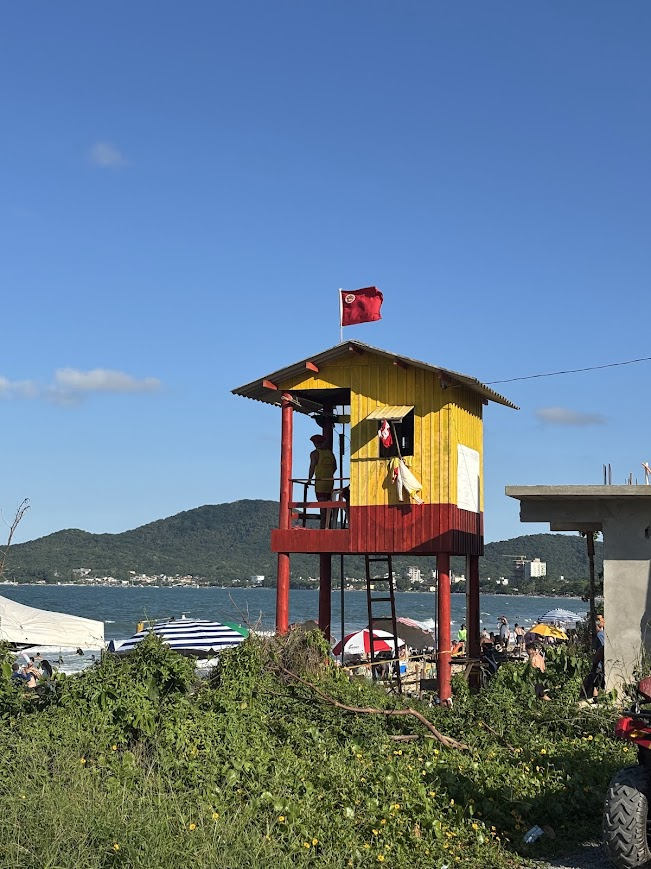
#> input picture ProcessamentoDeImagem/lista1/colorida.jpg, 651 x 869 px
$ python ex4.py
#> lines starting #> are read from the running program, lines starting #| are printed output that depends on the picture
import cv2
import matplotlib.pyplot as plt

image = cv2.imread('colorida.jpg')
#> image is the input picture: shape (869, 651, 3); mean B, G, R 142.9, 122.8, 101.3

gray_image = cv2.cvtColor(image, cv2.COLOR_BGR2GRAY)
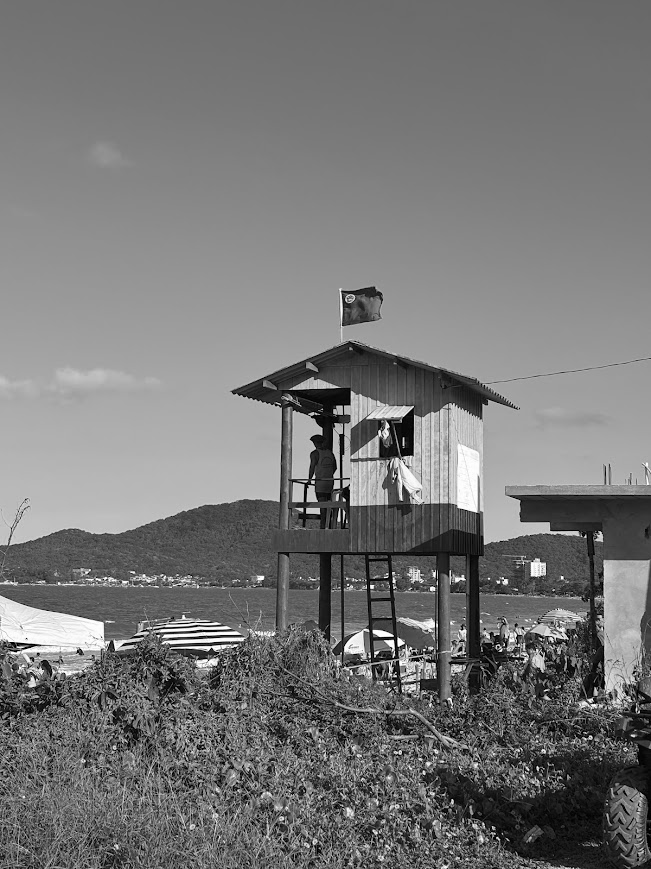
#> gray_image: shape (869, 651); min 0, max 255, mean 118.7

median_filtered = cv2.medianBlur(gray_image, 5)
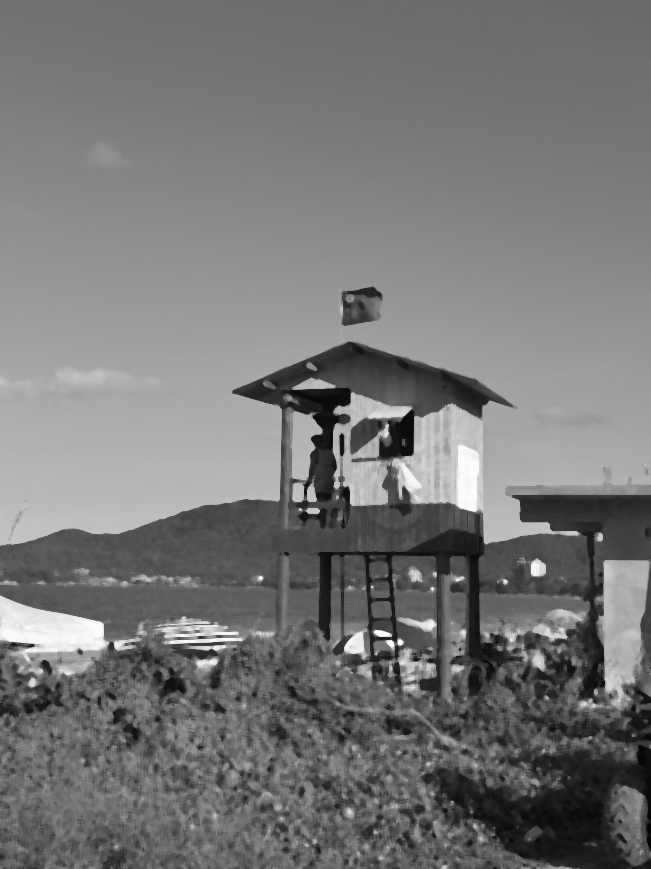
#> median_filtered: shape (869, 651); min 3, max 254, mean 118.6

blurred_image = cv2.blur(gray_image, (5, 5))

plt.figure(figsize=(10, 7))
plt.subplot(1, 4, 1)
plt.title('Imagem Original')
plt.imshow(cv2.cvtColor(image, cv2.COLOR_BGR2RGB))
plt.axis('off')

plt.subplot(1, 4, 2)
plt.title('Imagem em Cinza')
plt.imshow(gray_image, cmap='gray')
plt.axis('off')

plt.subplot(1, 4, 3)
plt.title('Filtro Mediano')
plt.imshow(median_filtered, cmap='gray')
plt.axis('off')

plt.subplot(1, 4, 4)
plt.title('Filtro de Média')
plt.imshow(blurred_image, cmap='gray')
plt.axis('off')

plt.show()
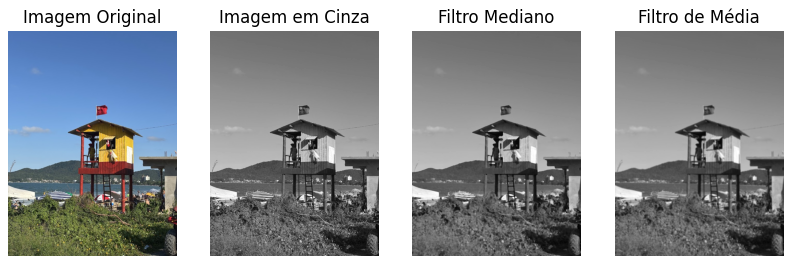
#> figure drawn by matplotlib, 4 panels

cv2.imwrite('imagem_median_filtered.jpg', median_filtered)
cv2.imwrite('imagem_blurred.jpg', blurred_image)

$ run again, with ProcessamentoDeImagem/lista1/blue.jpeg copied over ProcessamentoDeImagem/lista1/colorida.jpg
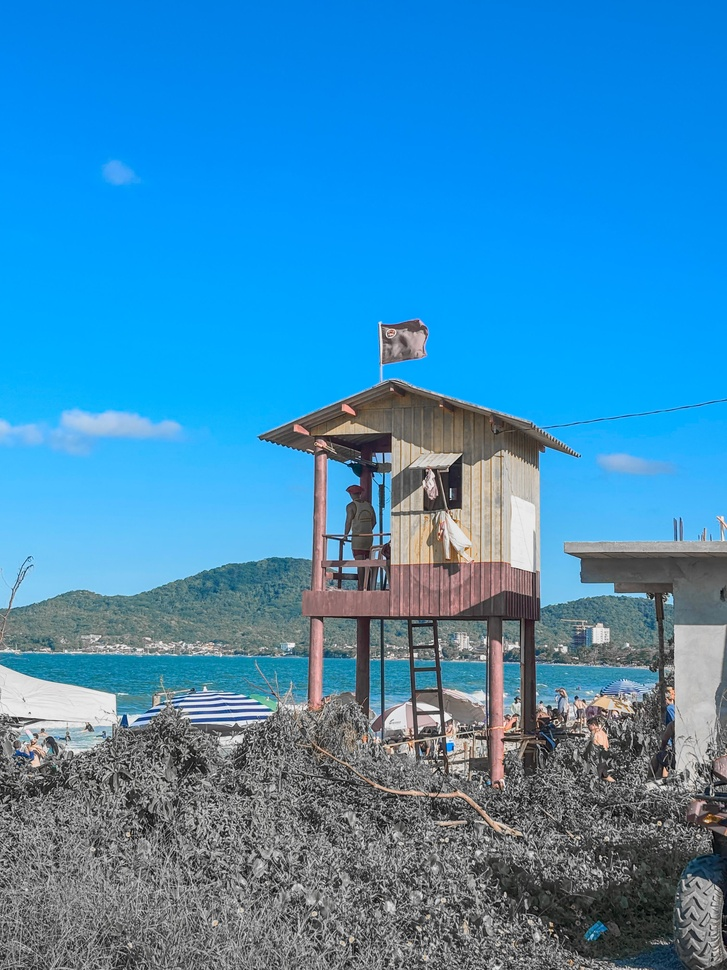
#> input picture ProcessamentoDeImagem/lista1/blue.jpeg, 727 x 970 px, shrunk from 3024 x 4032 before the run
#> image is the input picture: shape (970, 727, 3); mean B, G, R 187.4, 139.3, 61.3
#> `gray_image = cv2.cvtColor(image, cv2.COLOR_BGR2GRAY)`:
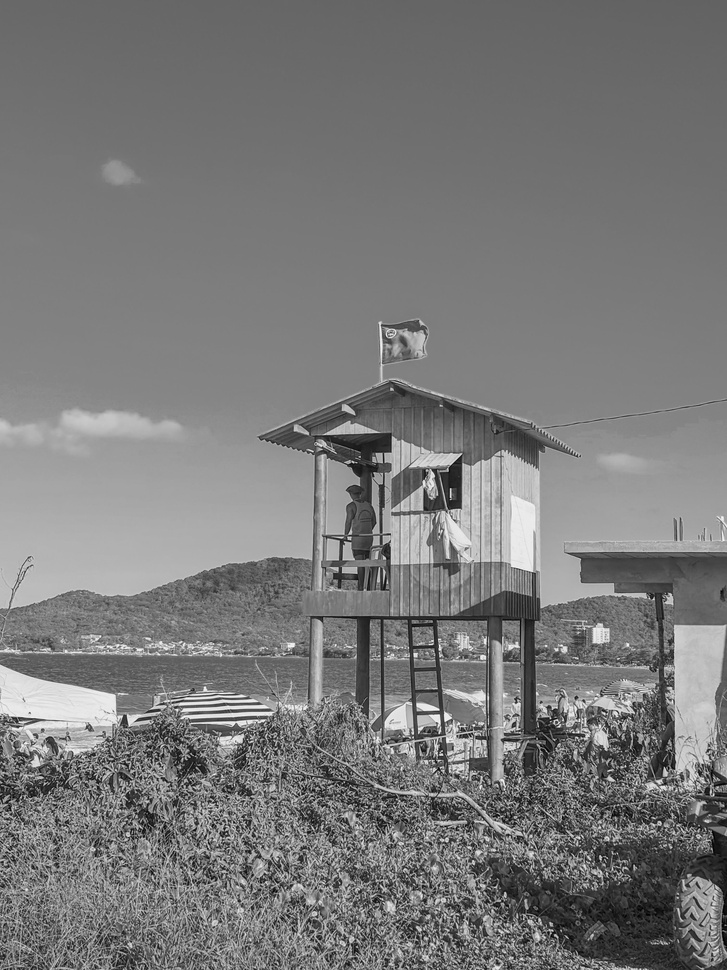
#> gray_image: shape (970, 727); min 0, max 254, mean 121.5
#> `plt.show()`:
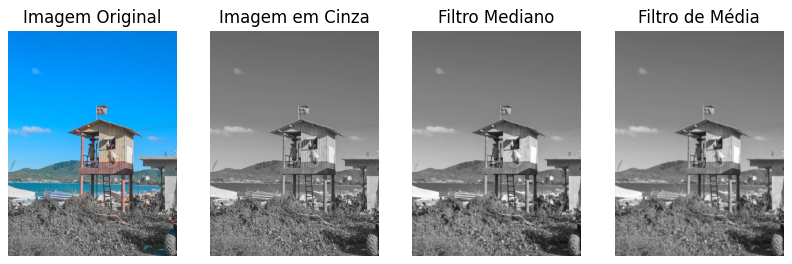
#> figure drawn by matplotlib, 4 panels
